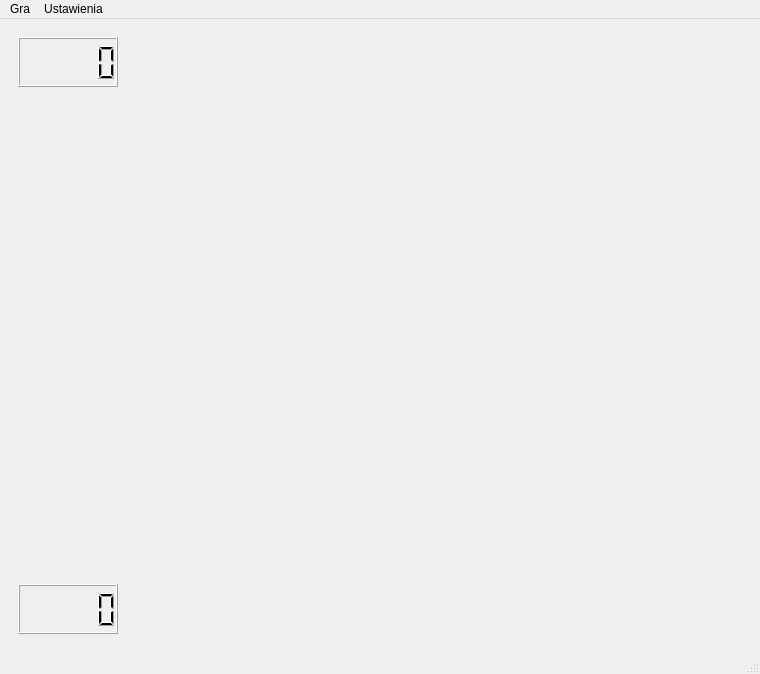
<?xml version="1.0" encoding="UTF-8"?>
<ui version="4.0">
 <class>MainWindow</class>
 <widget class="QMainWindow" name="MainWindow">
  <property name="geometry">
   <rect>
    <x>0</x>
    <y>0</y>
    <width>760</width>
    <height>674</height>
   </rect>
  </property>
  <property name="windowTitle">
   <string>Szachy</string>
  </property>
  <widget class="QWidget" name="centralwidget">
   <layout class="QHBoxLayout" name="horizontalLayout">
    <item>
     <widget class="QWidget" name="timersContainer" native="true">
      <property name="maximumSize">
       <size>
        <width>200</width>
        <height>16777215</height>
       </size>
      </property>
      <layout class="QVBoxLayout" name="verticalLayout">
       <item>
        <widget class="QLCDNumber" name="timerTop">
         <property name="sizePolicy">
          <sizepolicy hsizetype="Preferred" vsizetype="Minimum">
           <horstretch>0</horstretch>
           <verstretch>0</verstretch>
          </sizepolicy>
         </property>
         <property name="minimumSize">
          <size>
           <width>100</width>
           <height>50</height>
          </size>
         </property>
         <property name="maximumSize">
          <size>
           <width>10000</width>
           <height>16777215</height>
          </size>
         </property>
        </widget>
       </item>
       <item>
        <spacer name="verticalSpacer">
         <property name="orientation">
          <enum>Qt::Vertical</enum>
         </property>
         <property name="sizeType">
          <enum>QSizePolicy::Expanding</enum>
         </property>
         <property name="sizeHint" stdset="0">
          <size>
           <width>17</width>
           <height>479</height>
          </size>
         </property>
        </spacer>
       </item>
       <item>
        <widget class="QLCDNumber" name="timerBot">
         <property name="sizePolicy">
          <sizepolicy hsizetype="Preferred" vsizetype="Minimum">
           <horstretch>0</horstretch>
           <verstretch>0</verstretch>
          </sizepolicy>
         </property>
         <property name="minimumSize">
          <size>
           <width>100</width>
           <height>50</height>
          </size>
         </property>
         <property name="maximumSize">
          <size>
           <width>10000</width>
           <height>16777215</height>
          </size>
         </property>
        </widget>
       </item>
      </layout>
     </widget>
    </item>
    <item>
     <widget class="BoardDisplay" name="widget" native="true">
      <property name="sizePolicy">
       <sizepolicy hsizetype="Expanding" vsizetype="Expanding">
        <horstretch>0</horstretch>
        <verstretch>0</verstretch>
       </sizepolicy>
      </property>
      <property name="minimumSize">
       <size>
        <width>500</width>
        <height>500</height>
       </size>
      </property>
      <property name="maximumSize">
       <size>
        <width>10000</width>
        <height>10000</height>
       </size>
      </property>
     </widget>
    </item>
   </layout>
  </widget>
  <widget class="QMenuBar" name="menubar">
   <property name="geometry">
    <rect>
     <x>0</x>
     <y>0</y>
     <width>760</width>
     <height>22</height>
    </rect>
   </property>
   <widget class="QMenu" name="menuGra">
    <property name="title">
     <string>Gra</string>
    </property>
    <addaction name="actionNewGame"/>
    <addaction name="actionUndo"/>
    <addaction name="actionRedo"/>
    <addaction name="separator"/>
    <addaction name="actionClose"/>
   </widget>
   <widget class="QMenu" name="menuSettings">
    <property name="title">
     <string>Ustawienia</string>
    </property>
    <widget class="QMenu" name="menuGameMode">
     <property name="title">
      <string>Tryb gry</string>
     </property>
     <addaction name="actionChess"/>
     <addaction name="actionCheckers"/>
     <addaction name="actionSpecjalMode"/>
    </widget>
    <widget class="QMenu" name="menuClock">
     <property name="title">
      <string>Zegar</string>
     </property>
     <addaction name="action5_1"/>
     <addaction name="action10_0"/>
     <addaction name="action10_5"/>
     <addaction name="action15_0"/>
     <addaction name="action15_5"/>
     <addaction name="action30_0"/>
     <addaction name="actionNoTimer"/>
    </widget>
    <widget class="QMenu" name="menuRotation">
     <property name="title">
      <string>Obrót planszy</string>
     </property>
     <addaction name="actionRotationWhite"/>
     <addaction name="actionRotationBlack"/>
     <addaction name="actionRotationMoving"/>
    </widget>
    <widget class="QMenu" name="menuAutoMoves">
     <property name="title">
      <string>Symulowany przeciwnik</string>
     </property>
     <widget class="QMenu" name="menuAutoColor">
      <property name="title">
       <string>Kolor</string>
      </property>
      <addaction name="actionAutoWhite"/>
      <addaction name="actionAutoBlack"/>
     </widget>
     <addaction name="actionAutoActive"/>
     <addaction name="menuAutoColor"/>
    </widget>
    <addaction name="menuGameMode"/>
    <addaction name="menuClock"/>
    <addaction name="actionRules"/>
    <addaction name="menuAutoMoves"/>
    <addaction name="menuRotation"/>
   </widget>
   <addaction name="menuGra"/>
   <addaction name="menuSettings"/>
  </widget>
  <widget class="QStatusBar" name="statusbar"/>
  <action name="actionObracanie_planszy">
   <property name="checkable">
    <bool>true</bool>
   </property>
   <property name="text">
    <string>Obracanie planszy</string>
   </property>
  </action>
  <action name="action5_0">
   <property name="text">
    <string>5+1</string>
   </property>
  </action>
  <action name="action">
   <property name="text">
    <string>10+5</string>
   </property>
  </action>
  <action name="action10">
   <property name="text">
    <string>10+0</string>
   </property>
  </action>
  <action name="action15_">
   <property name="text">
    <string>15+0</string>
   </property>
  </action>
  <action name="action15_2">
   <property name="text">
    <string>15+5</string>
   </property>
  </action>
  <action name="action_2">
   <property name="text">
    <string>30+0</string>
   </property>
  </action>
  <action name="actionNoTime">
   <property name="text">
    <string>wyłączony</string>
   </property>
  </action>
  <action name="actionSzachy">
   <property name="text">
    <string>Szachy</string>
   </property>
  </action>
  <action name="actionWarcaby">
   <property name="text">
    <string>Warcaby</string>
   </property>
  </action>
  <action name="actionClose">
   <property name="text">
    <string>Zamknij</string>
   </property>
  </action>
  <action name="actionWarcaby_2">
   <property name="text">
    <string>Warcaby</string>
   </property>
  </action>
  <action name="actionw_cz">
   <property name="checkable">
    <bool>true</bool>
   </property>
   <property name="text">
    <string>Aktywny</string>
   </property>
  </action>
  <action name="actionCzarne">
   <property name="checkable">
    <bool>true</bool>
   </property>
   <property name="text">
    <string>Czarne</string>
   </property>
  </action>
  <action name="actionBia_e">
   <property name="checkable">
    <bool>true</bool>
   </property>
   <property name="text">
    <string>Białe</string>
   </property>
  </action>
  <action name="actionChess">
   <property name="checkable">
    <bool>true</bool>
   </property>
   <property name="checked">
    <bool>true</bool>
   </property>
   <property name="text">
    <string>Szachy</string>
   </property>
  </action>
  <action name="actionCheckers">
   <property name="checkable">
    <bool>true</bool>
   </property>
   <property name="text">
    <string>Warcaby</string>
   </property>
  </action>
  <action name="actionSpecjalMode">
   <property name="checkable">
    <bool>true</bool>
   </property>
   <property name="text">
    <string>Tryb specjalny</string>
   </property>
  </action>
  <action name="actionNewGame">
   <property name="text">
    <string>Nowa gra</string>
   </property>
   <property name="menuRole">
    <enum>QAction::TextHeuristicRole</enum>
   </property>
  </action>
  <action name="actionRules">
   <property name="text">
    <string>Zasady</string>
   </property>
  </action>
  <action name="action10_0">
   <property name="text">
    <string>10+0</string>
   </property>
  </action>
  <action name="action10_5">
   <property name="text">
    <string>10+5</string>
   </property>
  </action>
  <action name="action15_0">
   <property name="text">
    <string>15+0</string>
   </property>
  </action>
  <action name="action15_5">
   <property name="text">
    <string>15+5</string>
   </property>
  </action>
  <action name="action30_0">
   <property name="text">
    <string>30+0</string>
   </property>
  </action>
  <action name="action5_1">
   <property name="text">
    <string>5+1</string>
   </property>
  </action>
  <action name="actionNoTimer">
   <property name="text">
    <string>brak zegara</string>
   </property>
  </action>
  <action name="actionRotationWhite">
   <property name="checkable">
    <bool>true</bool>
   </property>
   <property name="checked">
    <bool>true</bool>
   </property>
   <property name="text">
    <string>Białe na dole</string>
   </property>
  </action>
  <action name="actionRotationBlack">
   <property name="checkable">
    <bool>true</bool>
   </property>
   <property name="text">
    <string>Czarne na dole</string>
   </property>
  </action>
  <action name="actionRotationMoving">
   <property name="checkable">
    <bool>true</bool>
   </property>
   <property name="text">
    <string>Ruszający się na dole</string>
   </property>
  </action>
  <action name="actionAutoActive">
   <property name="checkable">
    <bool>true</bool>
   </property>
   <property name="text">
    <string>Aktywny</string>
   </property>
  </action>
  <action name="actionAutoWhite">
   <property name="checkable">
    <bool>true</bool>
   </property>
   <property name="text">
    <string>Biały</string>
   </property>
  </action>
  <action name="actionAutoBlack">
   <property name="checkable">
    <bool>true</bool>
   </property>
   <property name="checked">
    <bool>true</bool>
   </property>
   <property name="text">
    <string>Czarny</string>
   </property>
  </action>
  <action name="actionUndo">
   <property name="text">
    <string>Cofnij</string>
   </property>
   <property name="shortcut">
    <string>Ctrl+Z</string>
   </property>
  </action>
  <action name="actionRedo">
   <property name="text">
    <string>Ponów</string>
   </property>
   <property name="shortcut">
    <string>Ctrl+Y</string>
   </property>
  </action>
 </widget>
 <customwidgets>
  <customwidget>
   <class>BoardDisplay</class>
   <extends>QWidget</extends>
   <header>boarddisplay.h</header>
   <container>1</container>
  </customwidget>
 </customwidgets>
 <resources/>
 <connections/>
</ui>
